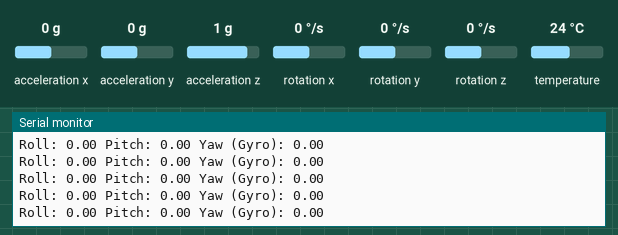
Bench run of a sketch on a simulated Arduino Uno, built with avr-gcc and run on an emulated ATmega328P. Parts: the last lines printed to the serial monitor. The test bench sets the inputs (shaded band); at power-on: acceleration x 0 g, acceleration y 0 g, rotation y 0 °/s, acceleration z 1 g, rotation x 0 °/s, rotation z 0 °/s, temperature 24 °C.

Above: at 1.2 s.
1.3 s: acceleration x set to -1.4 g
At 2.3 s:
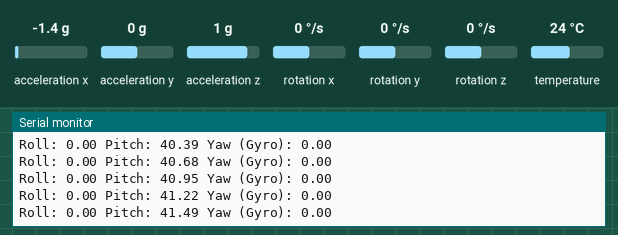
2.8 s: acceleration x set to 0 g
At 3.7 s:
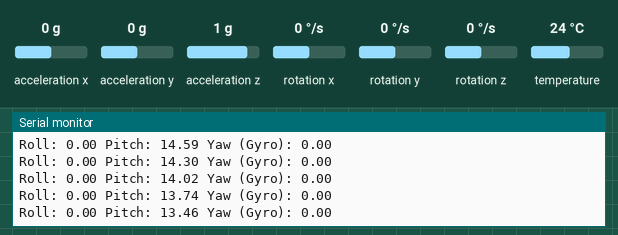
5.8 s: acceleration y set to -1.4 g
At 6.9 s:
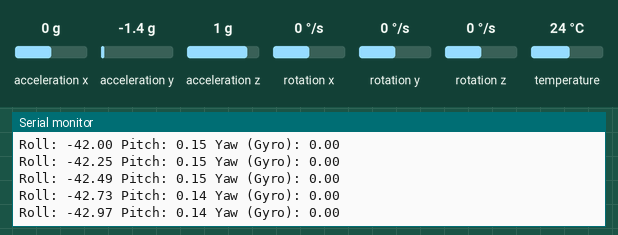
7.3 s: acceleration y set to 1.4 g
At 8.0 s:
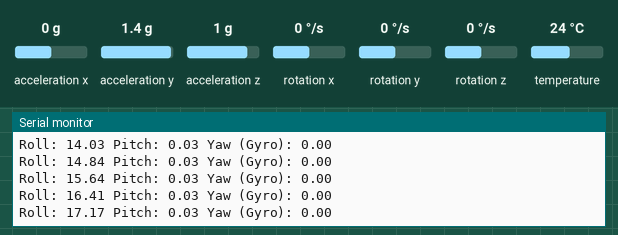
10.3 s: rotation y set to -192 °/s
At 11.1 s:
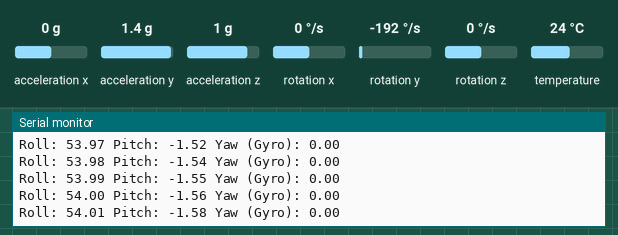
Timing chart, 0 to 13.3 s (numbered marks = the images above; inputs shaded):
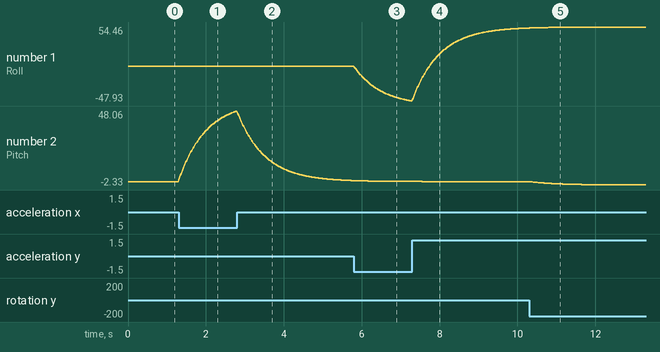

The sketch:

calisanimsimsi_roll_pitch.ino
```cpp
#include <Wire.h>
#include <Adafruit_MPU6050.h>
#include <Adafruit_Sensor.h>

Adafruit_MPU6050 mpu;

// Filtreleme için zaman ve sabitler
float alpha = 0.98; // Complementary Filter sabiti
float dt;           // Zaman farkı
unsigned long prevTime;

void setup() {
  Serial.begin(115200);

  if (!mpu.begin()) {
    Serial.println("MPU6050 sensör bulunamadı!");
    while (1);
  }

  mpu.setAccelerometerRange(MPU6050_RANGE_8_G);
  mpu.setGyroRange(MPU6050_RANGE_500_DEG);
  mpu.setFilterBandwidth(MPU6050_BAND_21_HZ);

  prevTime = millis();
}

void loop() {
  sensors_event_t a, g, temp;
  mpu.getEvent(&a, &g, &temp);

  // Zaman farkı
  unsigned long currentTime = millis();
  dt = (currentTime - prevTime) / 1000.0; // milisaniyeyi saniyeye çevir
  prevTime = currentTime;

  // İvmeölçer verileriyle roll ve pitch hesaplama
  float accRoll = atan2(a.acceleration.y, a.acceleration.z) * 180 / PI;
  float accPitch = atan2(-a.acceleration.x, sqrt(a.acceleration.y * a.acceleration.y + a.acceleration.z * a.acceleration.z)) * 180 / PI;

  // Jiroskop verileriyle roll ve pitch hesaplama
  static float gyroRoll = 0, gyroPitch = 0;
  gyroRoll += g.gyro.x * dt;
  gyroPitch += g.gyro.y * dt;

  // Complementary Filter ile birleştirme
  static float roll = 0, pitch = 0;
  roll = alpha * (roll + g.gyro.x * dt) + (1 - alpha) * accRoll;
  pitch = alpha * (pitch + g.gyro.y * dt) + (1 - alpha) * accPitch;

  // Sonuçları yazdır
  Serial.print("Roll: "); Serial.print(roll);
  Serial.print(" Pitch: "); Serial.print(pitch);
  Serial.print(" Yaw (Gyro): "); Serial.println(g.gyro.z * dt); // Gyro ile kaba tahmin

  delay(10); // 10 ms bekleme
}
```

Measured:
- after the input at 1.3 s, the serial monitor: prints a new line at once (image 1)
- plotted number 2: 0 → 48.06 after the input at 1.3 s
